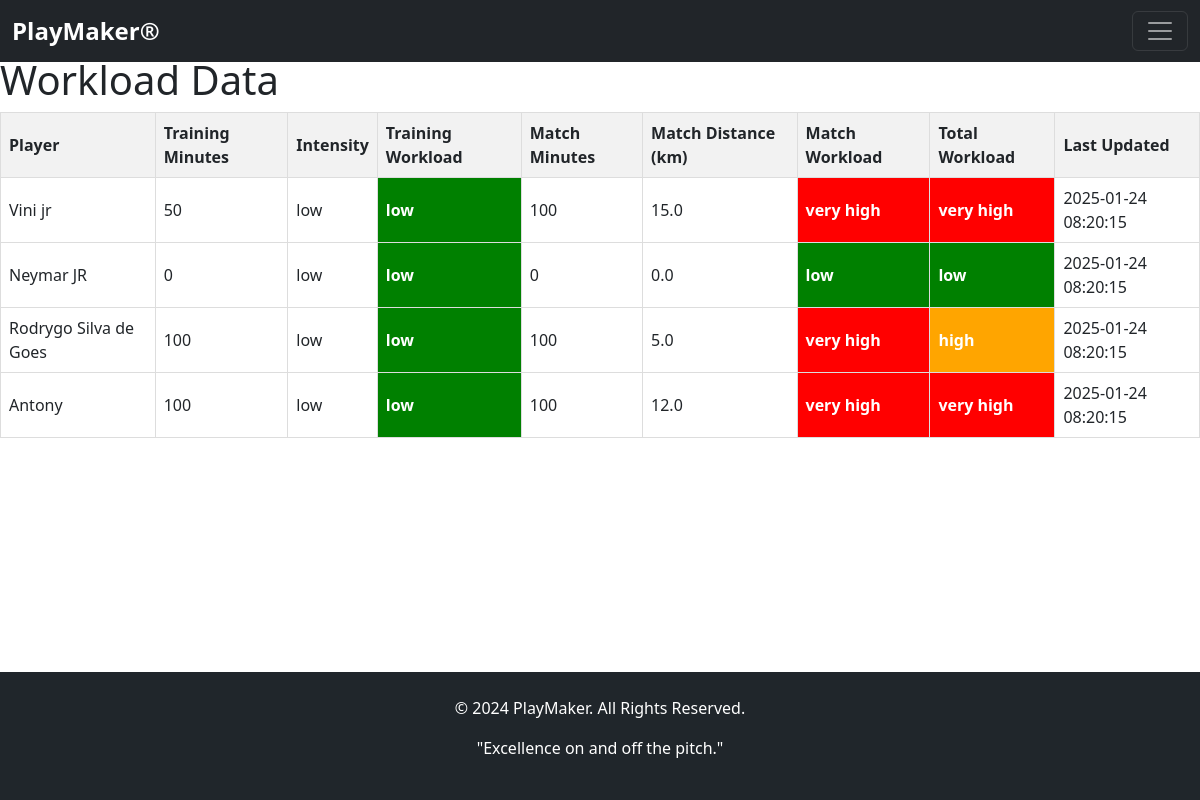
/view-workload/ (signed in), run on the app's committed database.
### app01/models.py (models this page shows, shortened)
class Workload(models.Model):
    player = models.ForeignKey(player, on_delete=models.CASCADE)
    training_minutes = models.IntegerField(default=0)
    intensity = models.CharField(max_length=10, choices=[('low', 'Low'), ('medium', 'Medium'), ('high', 'High')], default='low')
    match_minutes = models.IntegerField(default=0)
    distance = models.FloatField(default=0.0)  # Distance in kilometers
    training_workload = models.CharField(max_length=10,default='low')
    match_workload = models.CharField(max_length=10,default='low')
    total_workload = models.CharField(max_length=10,default='low')
    last_updated = models.DateTimeField(auto_now=True)

class player(models.Model):
    full_name=models.CharField(max_length=200)
    profile_photo=models.ImageField(upload_to='plyrprof')
    contact=models.CharField(max_length=200)
    gender=models.CharField(max_length=200)
    dob=models.CharField(max_length=200)
    email=models.CharField(max_length=200)
    guardian_name=models.CharField(max_length=200)
    address=models.CharField(max_length=200)
    jersey_number=models.CharField(max_length=200)
    position=models.CharField(max_length=200)
    password=models.CharField(max_length=200)

### app01/views.py (the view)
# urls.py: path('view-workload/', views.view_workload, name='view_workload'),
def view_workload(request):
    workloads = Workload.objects.all()
    return render(request, 'view_workload.html', {'workloads': workloads})

### templates/view_workload.html (shortened to what this page needs)
{% extends 'base.html' %}
{% load static %}
{% block content %}
<h1>Workload Data</h1>
<table>
    <thead>
        <tr>
            <th>Player</th>
            <th>Training Minutes</th>
            <th>Intensity</th>
            <th>Training Workload</th>
            <th>Match Minutes</th>
            <th>Match Distance (km)</th>
            <th>Match Workload</th>
            <th>Total Workload</th>
            <th>Last Updated</th>
        </tr>
    </thead>
    <tbody>
        {% for workload in workloads %}
        <tr>
            <td>{{ workload.player.full_name }}</td>
            <td>{{ workload.training_minutes }}</td>
            <td>{{ workload.intensity }}</td>
            <td class="workload-category">{{ workload.training_workload }}</td>
            <td>{{ workload.match_minutes }}</td>
            <td>{{ workload.distance }}</td>
            <td class="workload-category">{{ workload.match_workload }}</td>
            <td class="workload-category">{{ workload.total_workload }}</td>
            <td>{{ workload.last_updated|date:"Y-m-d H:i:s" }}</td>
        </tr>
        {% empty %}
        <tr>
            <td colspan="9">No workload data available.</td>
        </tr>
        {% endfor %}
    </tbody>
</table>
{% endblock %}

### templates/base.html (style rules this page uses)
html, body { height: 100%; margin: 0; padding: 0; display: flex; flex-direction: column; }

### templates/view_workload.html (style rules this page uses)
table { width: 100%; border-collapse: collapse; }
th, td { border: 1px solid #ddd; padding: 8px; text-align: left; }
th { background-color: #f2f2f2; }
.workload-category { font-weight: bold; }

### data on the page
Workload: player.full_name "Vini jr", training_minutes "50", intensity "low", training_workload "low", match_minutes "100", distance "15.0", match_workload "very high", total_workload "very high", last_updated "2025-01-24 08:20:15"
Workload: player.full_name "Neymar JR", training_minutes "0", intensity "low", training_workload "low", match_minutes "0", distance "0.0", match_workload "low", total_workload "low", last_updated "2025-01-24 08:20:15"
Workload: player.full_name "Rodrygo Silva de Goes", training_minutes "100", intensity "low", training_workload "low", match_minutes "100", distance "5.0", match_workload "very high", total_workload "high", last_updated "2025-01-24 08:20:15"
Workload: player.full_name "Antony", training_minutes "100", intensity "low", training_workload "low", match_minutes "100", distance "12.0", match_workload "very high", total_workload "very high", last_updated "2025-01-24 08:20:15"
